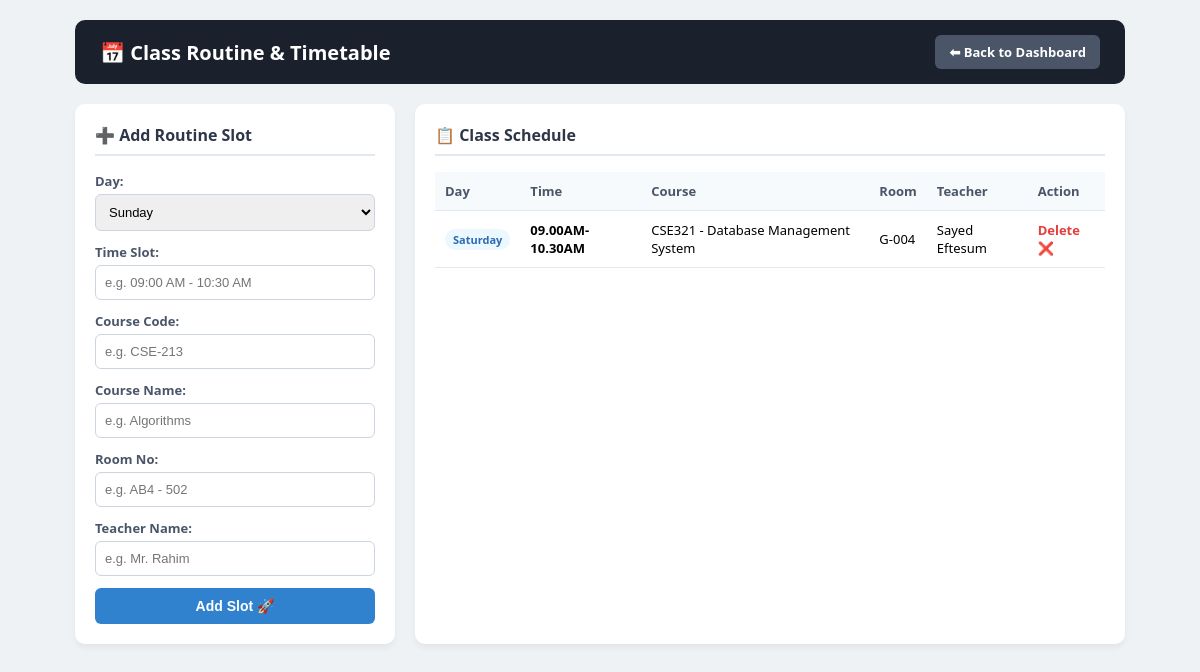
The page /manage_routine.php (signed in) on the database its author committed.
### tables this page shows
CREATE TABLE `routines` (
  `id` int(11) NOT NULL,
  `day` enum('Sunday','Monday','Tuesday','Wednesday','Thursday','Friday','Saturday') NOT NULL,
  `time_slot` varchar(50) NOT NULL,
  `course_code` varchar(20) NOT NULL,
  `course_name` varchar(100) NOT NULL,
  `room_no` varchar(20) NOT NULL,
  `teacher_name` varchar(100) NOT NULL
);

### manage_routine.php (the view, shortened to what this page needs)
<?php
require_once 'config.php';
$user_role = $_SESSION['role'] ?? '';
$back_link = ($user_role === 'admin') ? 'admin_dashboard.php' : (($user_role === 'teacher') ? 'teacher_dashboard.php' : 'student_dashboard.php');
$routines = $conn->query("SELECT * FROM routines ORDER BY FIELD(day, 'Sunday', 'Monday', 'Tuesday', 'Wednesday', 'Thursday', 'Friday', 'Saturday'), time_slot ASC");
?>
<!DOCTYPE html>
<html lang="en">
<head>
</head>
<body>
<div class="container">
    <div class="header">
        <h2>📅 Class Routine & Timetable</h2>
        <a href="<?php echo $back_link; ?>" class="btn-back">⬅ Back to Dashboard</a>
    </div>
    <div class="main-grid">
        <?php if ($user_role !== 'student'): ?>
        <div class="card">
            <h3>➕ Add Routine Slot</h3>
            <form action="" method="POST">
                <div class="form-group">
                    <label>Day:</label>
                    <select name="day" required>
                        <option value="Sunday">Sunday</option>
                    </select>
                </div>
                <div class="form-group">
                    <label>Time Slot:</label>
                    <input type="text" name="time_slot" placeholder="e.g. 09:00 AM - 10:30 AM" required>
                </div>
                <div class="form-group">
                    <label>Course Code:</label>
                    <input type="text" name="course_code" placeholder="e.g. CSE-213" required>
                </div>
                <div class="form-group">
                    <label>Course Name:</label>
                    <input type="text" name="course_name" placeholder="e.g. Algorithms" required>
                </div>
                <div class="form-group">
                    <label>Room No:</label>
                    <input type="text" name="room_no" placeholder="e.g. AB4 - 502" required>
                </div>
                <div class="form-group">
                    <label>Teacher Name:</label>
                    <input type="text" name="teacher_name" placeholder="e.g. Mr. Rahim" required>
                </div>
                <button type="submit" name="add_routine" class="btn-submit">Add Slot 🚀</button>
            </form>
        </div>
        <?php endif; ?>
        <div class="card">
            <h3>📋 Class Schedule</h3>
            <table>
                <thead>
                    <tr>
                        <th>Day</th>
                        <th>Time</th>
                        <th>Course</th>
                        <th>Room</th>
                        <th>Teacher</th>
                        <?php if ($user_role !== 'student'): ?><th>Action</th><?php endif; ?>
                    </tr>
                </thead>
                <tbody>
                    <?php if ($routines && $routines->num_rows > 0): ?>
                        <?php while ($r = $routines->fetch_assoc()): ?>
                            <tr>
                                <td><span class="day-badge"><?php echo $r['day']; ?></span></td>
                                <td><b><?php echo htmlspecialchars($r['time_slot']); ?></b></td>
                                <td><?php echo htmlspecialchars($r['course_code'] . " - " . $r['course_name']); ?></td>
                                <td><?php echo htmlspecialchars($r['room_no']); ?></td>
                                <td><?php echo htmlspecialchars($r['teacher_name']); ?></td>
                                <?php if ($user_role !== 'student'): ?>
                                <td>
                                    <a href="manage_routine.php?delete_routine_id=<?php echo $r['id']; ?>" class="btn-del" onclick="return confirm('Delete this routine entry?');">Delete ❌</a>
                                </td>
                                <?php endif; ?>
                            </tr>
                        <?php endwhile; ?>
                    <?php else: ?>
                        <tr><td colspan="6" style="text-align:center; color:#a0aec0; padding:15px;">No routine added yet.</td></tr>
                    <?php endif; ?>
                </tbody>
            </table>
        </div>
    </div>
</div>
</body>
</html>

### rows shown on the page
routines: day "Saturday", time_slot "09.00AM-10.30AM", course_code+course_name "CSE321 - Database Management System", room_no "G-004", teacher_name "Sayed Eftesum"
